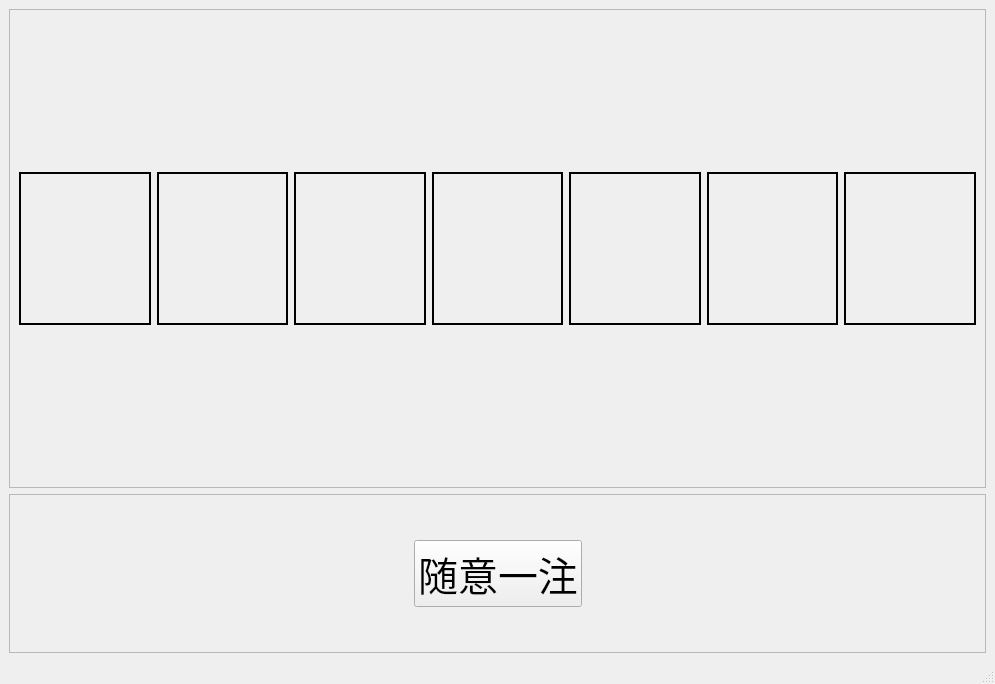
<?xml version="1.0" encoding="UTF-8"?>
<ui version="4.0">
 <class>MainWindow</class>
 <widget class="QMainWindow" name="MainWindow">
  <property name="geometry">
   <rect>
    <x>0</x>
    <y>0</y>
    <width>995</width>
    <height>684</height>
   </rect>
  </property>
  <property name="windowTitle">
   <string>MainWindow</string>
  </property>
  <widget class="QWidget" name="centralwidget">
   <layout class="QHBoxLayout" name="horizontalLayout_5">
    <item>
     <layout class="QVBoxLayout" name="verticalLayout_2" stretch="3,1">
      <item>
       <widget class="QFrame" name="frame">
        <property name="frameShape">
         <enum>QFrame::StyledPanel</enum>
        </property>
        <property name="frameShadow">
         <enum>QFrame::Raised</enum>
        </property>
        <layout class="QHBoxLayout" name="horizontalLayout_4">
         <item>
          <layout class="QVBoxLayout" name="verticalLayout" stretch="1,1,1">
           <item>
            <spacer name="verticalSpacer">
             <property name="orientation">
              <enum>Qt::Vertical</enum>
             </property>
             <property name="sizeHint" stdset="0">
              <size>
               <width>20</width>
               <height>40</height>
              </size>
             </property>
            </spacer>
           </item>
           <item>
            <layout class="QHBoxLayout" name="horizontalLayout">
             <item>
              <widget class="QLabel" name="label">
               <property name="font">
                <font>
                 <pointsize>30</pointsize>
                 <weight>75</weight>
                 <bold>true</bold>
                </font>
               </property>
               <property name="frameShape">
                <enum>QFrame::WinPanel</enum>
               </property>
               <property name="text">
                <string/>
               </property>
               <property name="alignment">
                <set>Qt::AlignCenter</set>
               </property>
              </widget>
             </item>
             <item>
              <widget class="QLabel" name="label_2">
               <property name="font">
                <font>
                 <pointsize>30</pointsize>
                 <weight>75</weight>
                 <bold>true</bold>
                </font>
               </property>
               <property name="frameShape">
                <enum>QFrame::WinPanel</enum>
               </property>
               <property name="text">
                <string/>
               </property>
               <property name="alignment">
                <set>Qt::AlignCenter</set>
               </property>
              </widget>
             </item>
             <item>
              <widget class="QLabel" name="label_3">
               <property name="font">
                <font>
                 <pointsize>30</pointsize>
                 <weight>75</weight>
                 <bold>true</bold>
                </font>
               </property>
               <property name="frameShape">
                <enum>QFrame::WinPanel</enum>
               </property>
               <property name="text">
                <string/>
               </property>
               <property name="alignment">
                <set>Qt::AlignCenter</set>
               </property>
              </widget>
             </item>
             <item>
              <widget class="QLabel" name="label_4">
               <property name="font">
                <font>
                 <pointsize>30</pointsize>
                 <weight>75</weight>
                 <bold>true</bold>
                </font>
               </property>
               <property name="frameShape">
                <enum>QFrame::WinPanel</enum>
               </property>
               <property name="text">
                <string/>
               </property>
               <property name="alignment">
                <set>Qt::AlignCenter</set>
               </property>
              </widget>
             </item>
             <item>
              <widget class="QLabel" name="label_5">
               <property name="font">
                <font>
                 <pointsize>30</pointsize>
                 <weight>75</weight>
                 <bold>true</bold>
                </font>
               </property>
               <property name="frameShape">
                <enum>QFrame::WinPanel</enum>
               </property>
               <property name="text">
                <string/>
               </property>
               <property name="alignment">
                <set>Qt::AlignCenter</set>
               </property>
              </widget>
             </item>
             <item>
              <widget class="QLabel" name="label_6">
               <property name="font">
                <font>
                 <pointsize>30</pointsize>
                 <weight>75</weight>
                 <bold>true</bold>
                </font>
               </property>
               <property name="frameShape">
                <enum>QFrame::WinPanel</enum>
               </property>
               <property name="text">
                <string/>
               </property>
               <property name="alignment">
                <set>Qt::AlignCenter</set>
               </property>
              </widget>
             </item>
             <item>
              <widget class="QLabel" name="label_7">
               <property name="font">
                <font>
                 <pointsize>30</pointsize>
                 <weight>75</weight>
                 <bold>true</bold>
                </font>
               </property>
               <property name="frameShape">
                <enum>QFrame::WinPanel</enum>
               </property>
               <property name="text">
                <string/>
               </property>
               <property name="alignment">
                <set>Qt::AlignCenter</set>
               </property>
              </widget>
             </item>
            </layout>
           </item>
           <item>
            <spacer name="verticalSpacer_2">
             <property name="orientation">
              <enum>Qt::Vertical</enum>
             </property>
             <property name="sizeHint" stdset="0">
              <size>
               <width>20</width>
               <height>40</height>
              </size>
             </property>
            </spacer>
           </item>
          </layout>
         </item>
        </layout>
       </widget>
      </item>
      <item>
       <widget class="QFrame" name="frame_2">
        <property name="frameShape">
         <enum>QFrame::StyledPanel</enum>
        </property>
        <property name="frameShadow">
         <enum>QFrame::Raised</enum>
        </property>
        <layout class="QHBoxLayout" name="horizontalLayout_3">
         <item>
          <layout class="QVBoxLayout" name="verticalLayout_3" stretch="1,1,1">
           <item>
            <spacer name="verticalSpacer_3">
             <property name="orientation">
              <enum>Qt::Vertical</enum>
             </property>
             <property name="sizeHint" stdset="0">
              <size>
               <width>20</width>
               <height>40</height>
              </size>
             </property>
            </spacer>
           </item>
           <item>
            <layout class="QHBoxLayout" name="horizontalLayout_2">
             <item>
              <spacer name="horizontalSpacer">
               <property name="orientation">
                <enum>Qt::Horizontal</enum>
               </property>
               <property name="sizeHint" stdset="0">
                <size>
                 <width>40</width>
                 <height>20</height>
                </size>
               </property>
              </spacer>
             </item>
             <item>
              <widget class="QPushButton" name="pushButton">
               <property name="font">
                <font>
                 <pointsize>30</pointsize>
                </font>
               </property>
               <property name="text">
                <string>随意一注</string>
               </property>
              </widget>
             </item>
             <item>
              <spacer name="horizontalSpacer_2">
               <property name="orientation">
                <enum>Qt::Horizontal</enum>
               </property>
               <property name="sizeHint" stdset="0">
                <size>
                 <width>40</width>
                 <height>20</height>
                </size>
               </property>
              </spacer>
             </item>
            </layout>
           </item>
           <item>
            <spacer name="verticalSpacer_4">
             <property name="orientation">
              <enum>Qt::Vertical</enum>
             </property>
             <property name="sizeHint" stdset="0">
              <size>
               <width>20</width>
               <height>40</height>
              </size>
             </property>
            </spacer>
           </item>
          </layout>
         </item>
        </layout>
       </widget>
      </item>
     </layout>
    </item>
   </layout>
  </widget>
  <widget class="QStatusBar" name="statusbar"/>
 </widget>
 <resources/>
 <connections/>
</ui>
